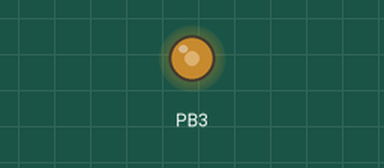
Simulated run of this program. Board: ATmega328P, built with avr-gcc and emulated at 16 MHz. Shown: output pins drawn as LEDs (lit = HIGH).

Above: at 0.05 s.
At 1.0 s:
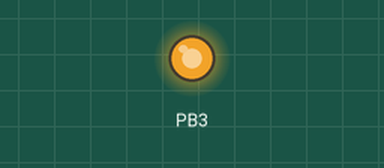
At 1.45 s:
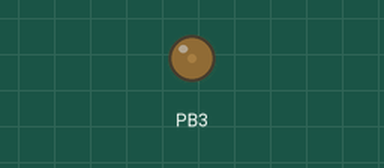
At 1.95 s:
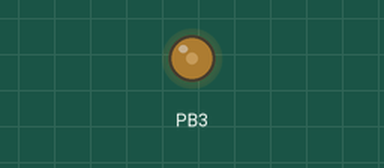
Timing chart, 0 to 5.3 s (numbered marks = the images above):
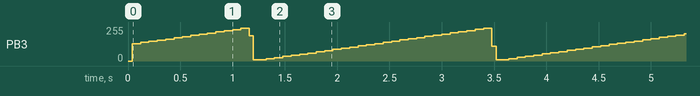

The program:

main.c
```c
/*
 * AVR_PWM.c
 *
 * Created: 7/6/2017 4:16:29 PM
 * Author : nishadur.rahman
 */

#define F_CPU 16000000UL
#include <avr/io.h>
//#include <util/delay.h>
#include <avr/interrupt.h>


#define LED_ON	 PORTB |= (1<<PORTB3)
#define LED_OFF		PORTB &= ~(1<<PORTB3)
#define LED_TOGGLE		PINB |= (1<<PINB3)

ISR(TIMER1_COMPA_vect){

	LED_ON;
}

ISR(TIMER1_COMPB_vect){

	LED_OFF;
}

ISR(TIMER0_COMPA_vect){

	uint16_t period = OCR1A; //16 bit timer value
	uint16_t duty = OCR1B;	//16 bit timer value

	if (duty < period)
	{
		duty++;
	}
	else
	{
		duty=0;
	}
	OCR1B = duty;
}


void millis_timer(uint8_t millis){
	TCCR0A |= (1<<WGM01);				//set to CTC mode
	TCCR0B |= (1<<CS02) | (1<<CS00);	//set prescaler of 1024(clock select)
	OCR0A= millis*78125-1;
	TIMSK0 |= (1<<OCIE0A);
}


void PWM_Init(void){
	TCCR1B  |= (1<<CS10) | (1<<WGM12);  //no prescaler,  CTC mode
	TIMSK1  |= (1<<OCIE1A) | (1<<OCIE1B); //output compare IRQ
	OCR1A = 800;		//(F_CPU/10,000*2*1)-1
	OCR1B = 400;		//starting duty cycle. will be eventually set to 0 while in loop

}

void PWM_Increase_duty(void){

		uint16_t period = OCR1A; //16 bit timer value
		uint16_t duty = OCR1B;	//16 bit timer value

		if (duty < period)
		{
			duty++;
		}
		else
		{
			duty=0;
		}
		OCR1B = duty;
}

void PWM_Decrease_duty(void){

	uint16_t period = OCR1A; //16 bit timer value
	uint16_t duty = OCR1B;	//16 bit timer value

	if (duty > 0)
	{
		duty--;
	}
	else
	{
		duty=0;
	}
	OCR1B = duty;
}


int main(void)
{
	DDRB |=(1<<DDB3);
	millis_timer(1); //delay before updating duty cycle
	PWM_Init();
	sei();
    /* Replace with your application code */
    while (1)
    {
    }
	return(0);
}
```
